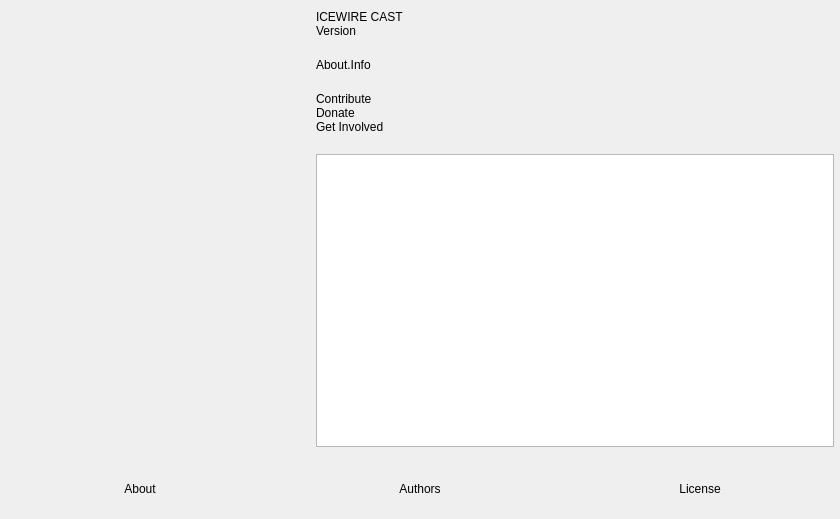
<?xml version="1.0" encoding="UTF-8"?>
<ui version="4.0">
 <class>OBSAbout</class>
 <widget class="QWidget" name="OBSAbout">
  <property name="geometry">
   <rect>
    <x>0</x>
    <y>0</y>
    <width>840</width>
    <height>519</height>
   </rect>
  </property>
  <property name="windowTitle">
   <string>About</string>
  </property>
  <layout class="QVBoxLayout" name="verticalLayout_2">
   <property name="leftMargin">
    <number>0</number>
   </property>
   <property name="topMargin">
    <number>0</number>
   </property>
   <property name="rightMargin">
    <number>0</number>
   </property>
   <property name="bottomMargin">
    <number>0</number>
   </property>
   <item>
    <layout class="QHBoxLayout" name="horizontalLayout_2">
     <property name="spacing">
      <number>30</number>
     </property>
     <property name="leftMargin">
      <number>30</number>
     </property>
     <property name="topMargin">
      <number>10</number>
     </property>
     <property name="rightMargin">
      <number>6</number>
     </property>
     <property name="bottomMargin">
      <number>6</number>
     </property>
     <item>
      <widget class="QLabel" name="icon">
       <property name="minimumSize">
        <size>
         <width>256</width>
         <height>256</height>
        </size>
       </property>
       <property name="maximumSize">
        <size>
         <width>256</width>
         <height>256</height>
        </size>
       </property>
       <property name="text">
        <string/>
       </property>
       <property name="pixmap">
        <pixmap>:res/images/obs.png</pixmap>
       </property>
       <property name="scaledContents">
        <bool>true</bool>
       </property>
      </widget>
     </item>
     <item>
      <layout class="QVBoxLayout" name="verticalLayout">
       <property name="spacing">
        <number>0</number>
       </property>
       <item>
        <widget class="QLabel" name="name">
         <property name="text">
          <string notr="true">ICEWIRE CAST</string>
         </property>
        </widget>
       </item>
       <item>
        <widget class="QLabel" name="version">
         <property name="text">
          <string notr="true">Version</string>
         </property>
        </widget>
       </item>
       <item>
        <spacer name="verticalSpacer_2">
         <property name="orientation">
          <enum>Qt::Vertical</enum>
         </property>
         <property name="sizeType">
          <enum>QSizePolicy::Fixed</enum>
         </property>
         <property name="sizeHint" stdset="0">
          <size>
           <width>20</width>
           <height>20</height>
          </size>
         </property>
        </spacer>
       </item>
       <item>
        <widget class="QLabel" name="info">
         <property name="text">
          <string>About.Info</string>
         </property>
         <property name="wordWrap">
          <bool>true</bool>
         </property>
        </widget>
       </item>
       <item>
        <spacer name="verticalSpacer_3">
         <property name="orientation">
          <enum>Qt::Vertical</enum>
         </property>
         <property name="sizeType">
          <enum>QSizePolicy::Fixed</enum>
         </property>
         <property name="sizeHint" stdset="0">
          <size>
           <width>20</width>
           <height>20</height>
          </size>
         </property>
        </spacer>
       </item>
       <item>
        <widget class="QLabel" name="contribute">
         <property name="text">
          <string notr="true">Contribute</string>
         </property>
         <property name="wordWrap">
          <bool>true</bool>
         </property>
        </widget>
       </item>
       <item>
        <widget class="QLabel" name="donate">
         <property name="text">
          <string notr="true">Donate</string>
         </property>
        </widget>
       </item>
       <item>
        <widget class="QLabel" name="getInvolved">
         <property name="text">
          <string notr="true">Get Involved</string>
         </property>
        </widget>
       </item>
       <item>
        <spacer name="verticalSpacer">
         <property name="orientation">
          <enum>Qt::Vertical</enum>
         </property>
         <property name="sizeType">
          <enum>QSizePolicy::Fixed</enum>
         </property>
         <property name="sizeHint" stdset="0">
          <size>
           <width>20</width>
           <height>20</height>
          </size>
         </property>
        </spacer>
       </item>
       <item>
        <widget class="QTextBrowser" name="textBrowser">
         <property name="openExternalLinks">
          <bool>true</bool>
         </property>
        </widget>
       </item>
      </layout>
     </item>
    </layout>
   </item>
   <item>
    <widget class="QFrame" name="widget">
     <property name="minimumSize">
      <size>
       <width>0</width>
       <height>60</height>
      </size>
     </property>
     <layout class="QHBoxLayout" name="horizontalLayout">
      <property name="spacing">
       <number>0</number>
      </property>
      <property name="leftMargin">
       <number>0</number>
      </property>
      <property name="topMargin">
       <number>0</number>
      </property>
      <property name="rightMargin">
       <number>0</number>
      </property>
      <property name="bottomMargin">
       <number>0</number>
      </property>
      <item>
       <widget class="ClickableLabel" name="about">
        <property name="text">
         <string>About</string>
        </property>
        <property name="alignment">
         <set>Qt::AlignCenter</set>
        </property>
       </widget>
      </item>
      <item>
       <widget class="ClickableLabel" name="authors">
        <property name="text">
         <string>Authors</string>
        </property>
        <property name="alignment">
         <set>Qt::AlignCenter</set>
        </property>
       </widget>
      </item>
      <item>
       <widget class="ClickableLabel" name="license">
        <property name="text">
         <string>License</string>
        </property>
        <property name="alignment">
         <set>Qt::AlignCenter</set>
        </property>
       </widget>
      </item>
     </layout>
    </widget>
   </item>
  </layout>
 </widget>
 <customwidgets>
  <customwidget>
   <class>ClickableLabel</class>
   <extends>QLabel</extends>
   <header>components/ClickableLabel.hpp</header>
  </customwidget>
 </customwidgets>
 <resources/>
 <connections/>
</ui>
